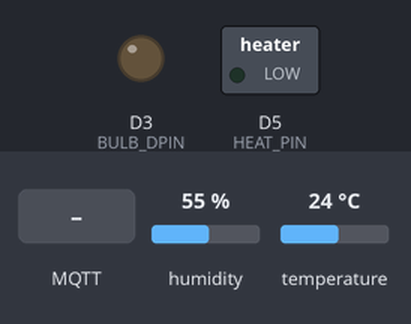
Recording of a sketch running on a simulated ESP8266 (NodeMCU). On the bench: switched loads named in the sketch (green lamp = pin HIGH), output pins drawn as LEDs (lit = HIGH). The inputs (shaded band) are chosen by the test bench; at power-on: humidity 55 %, temperature 24 °C. WiFi joins after 1.5 s; servers stay silent unless stated; no MQTT or app messages arrive unless stated; what the sketch prints to the serial monitor is not drawn.

Above: at 4.7 s.
4.8 s: MQTT message "ON" arrives on the first subscribed topic
At 5.1 s:
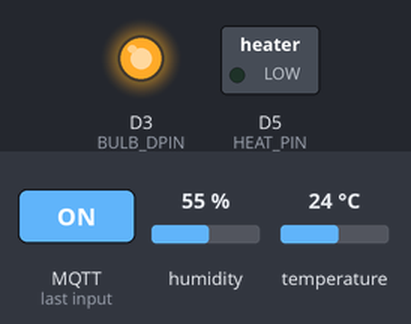
6.3 s: MQTT message "ON" arrives on the second subscribed topic
At 7.1 s:
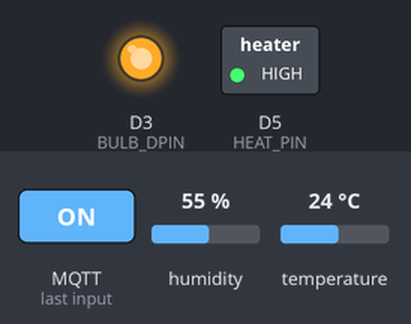
7.8 s: MQTT message "OFF" arrives on the first subscribed topic
At 8.7 s:
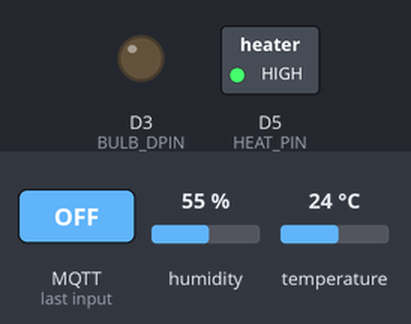
Timing chart, 0 to 10.8 s (numbered marks = the images above; inputs shaded):
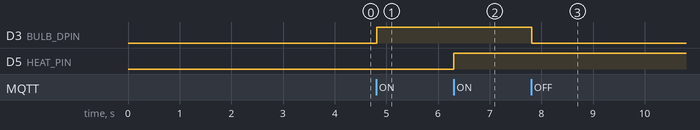

Measured:
- after the input at 4.8 s, D3 (BULB_DPIN): LOW → HIGH at once
- after the input at 6.3 s, D5 (HEAT_PIN): LOW → HIGH at once
- after the input at 7.8 s, D3 (BULB_DPIN): HIGH → LOW at once

The sketch:

dht11_relay.ino
```cpp
#include "DHT.h" // including the library of DHT11 temperature and humidity sensor
#include <ArduinoJson.h>
#include <ESP8266WiFi.h>  // Esp8266/NodeMCU Library
#include <PubSubClient.h> // MQTT Library

#define DHTTYPE DHT11 // DHT 11
#define DHT_DPIN D1
#define BULB_DPIN D3
#define HEAT_PIN D5
#define PUBLISH_TIME_PERIOD 5000

// Update these with values suitable for your network.

const char *ssid = "YOUR_SSID";
const char *password = "YOUR_PASSWORD";
const char *mqtt_server = "192.168.1.69";

const char *topicTemperHumid =
    "livingroom/lr-NodeMCU/Temperature-Humidity/dht11";
const char *topicLightBulb = "livingroom/lr-NodeMCU/Lightbulb/relay-lb-1";
const char *topicLightBulbState =
    "livingroom/lr-NodeMCU/Lightbulb-state/relay-lb-1";

const char *topicHeat = "livingroom/lr-NodeMCU/Heat/relay-ht-1";
const char *topicHeatState = "livingroom/lr-NodeMCU/Heat-state/relay-ht-1";

const char *clientID =
    "lr-NodeMCU"; // The client id identifies the NodeMCU device.

const char *willTopic = "livingroom/lr-NodeMCU/device"; // Topic Status
const char *willMessage = "offline";                    // 0 - Disconnecetd
char buffer[256];

int willQoS = 0;
boolean willRetain = true;
int counter = 0; // Used to reconnect to MQTT server

WiFiClient wifiClient;
PubSubClient client(wifiClient); // 1883 is the listener port for the Broker

DHT dht(DHT_DPIN, DHTTYPE);

void reconnect() {
  while (!client.connected()) {
    Serial.print("Attempting MQTT connection...");
    if (client.connect(clientID, "", "", willTopic, willQoS, willRetain,
                       willMessage, true)) {
      client.publish(willTopic, buffer, true);
      client.subscribe(topicLightBulb);
      client.subscribe(topicHeat);
      Serial.println("Connected to MQTT Broker!");
      counter = 0;
    } else {
      Serial.println(
          "Connection to MQTT Broker failed. Trying again in 2 seconds");
      Serial.print("failed, rc=");
      Serial.print(client.state());
      ++counter;
      if (counter > 180)
        ESP.reset();
      delay(2000);
    }
  }
}

void publishRelayState() {
  char *message;

  if (digitalRead(BULB_DPIN) == HIGH) {
    client.publish(topicLightBulbState, "ON");
    Serial.println("Lightbulb is ON");

  } else {
    client.publish(topicLightBulbState, "OFF");
    Serial.println("Lightbulb is OFF");
  }

  if (digitalRead(HEAT_PIN) == HIGH) {
    client.publish(topicHeatState, "ON");
    Serial.println("Heat is ON");

  } else {
    client.publish(topicHeatState, "OFF");
    Serial.println("Heat is OFF");
  }
}

void relayHandler(char *command, char *topic) {
  if (strcmp(topic, topicHeat) == 0) {
    if (strcmp(command, "ON") == 0) {
      Serial.println("HEAT ON");
      digitalWrite(HEAT_PIN, HIGH);
    } else if (strcmp(command, "OFF") == 0) {
      Serial.println("HEAT OFF");
      digitalWrite(HEAT_PIN, LOW);
    } else {
      Serial.println("Unknown command");
    }
  } else if (strcmp(topic, topicLightBulb) == 0) {
    if (strcmp(command, "ON") == 0) {
      Serial.println("LIGHTBULB ON");
      digitalWrite(BULB_DPIN, HIGH);
    } else if (strcmp(command, "OFF") == 0) {
      Serial.println("LIGHTBULB OFF");
      digitalWrite(BULB_DPIN, LOW);
    } else {
      Serial.println("Unknown command");
    }
  } else {
    Serial.println("Unknown topic");
  }
}

void callback(char *topic, byte *payload, unsigned int length) {
  Serial.print("Message arrived [");
  Serial.print(topic);
  Serial.print("] ");
  payload[length] = '\0';
  char *cstring = (char *)payload;
  Serial.print(cstring);
  Serial.println();

  relayHandler(cstring, topic);
}

void setup_wifi() {
  delay(10);
  // We start by connecting to a WiFi network
  Serial.println();
  Serial.print("Connecting to ");
  Serial.println(ssid);

  WiFi.mode(WIFI_STA);
  WiFi.begin(ssid, password);

  while (WiFi.status() != WL_CONNECTED) {
    delay(500);
    Serial.print(".");
  }

  randomSeed(micros());

  Serial.println("");
  Serial.println("WiFi connected");
  Serial.println("IP address: ");
  Serial.println(WiFi.localIP());
}

void setup(void) {
  pinMode(BULB_DPIN, OUTPUT);
  pinMode(HEAT_PIN, OUTPUT);

  Serial.begin(9600);

  setup_wifi();

  client.setServer(mqtt_server, 1883);
  client.setCallback(callback);

  dht.begin();

  delay(2000); // Delay to allow first connection with MQTT Broker

  StaticJsonDocument<256> doc;
  JsonArray sensors = doc.createNestedArray("sensors");
  JsonObject tempHumSensor = sensors.createNestedObject();
  tempHumSensor["type"] = "Temperature-Humidity";
  tempHumSensor["name"] = "dht11";

  JsonObject lightBulbSensor = sensors.createNestedObject();
  lightBulbSensor["type"] = "Lightbulb";
  lightBulbSensor["name"] = "relay-lb-1";

  JsonObject heatSensor = sensors.createNestedObject();
  heatSensor["type"] = "Heat";
  heatSensor["name"] = "relay-ht-1";

  serializeJson(doc, buffer);

  if (client.connect(clientID, "", "", willTopic, willQoS, willRetain,
                     willMessage, true)) {
    // Connecting to MQTT Broker
    client.publish(willTopic, buffer, true);
    client.subscribe(topicLightBulb);
    client.subscribe(topicHeat);
    Serial.print(clientID);
    Serial.println(" connected to MQTT Broker!");
  } else {
    Serial.print(clientID);
    Serial.println(" connection to MQTT Broker failed...");
  }
}

unsigned long lastMsg = 0;

void loop() {
  if (!client.connected()) {
    reconnect();
  }
  client.loop();

  unsigned long now = millis();
  if (now - lastMsg > PUBLISH_TIME_PERIOD) {
    lastMsg = now;

    float h = dht.readHumidity();
    float t = dht.readTemperature();

    char temp[16];
    dtostrf(t, 3, 2, temp); // To convert float into char

    char humi[16];
    dtostrf(h, 3, 2, humi); // To convert float into char

    char temperHumid[32];
    strcpy(temperHumid, temp);
    strcat(temperHumid, "-");
    strcat(temperHumid, humi);
    client.publish(topicTemperHumid,
                   temperHumid); // Publishing temperature

    if (isnan(temp[16]) || isnan(humi[16])) { // Check if there DHT is working
      Serial.println("Failed to read from DHT sensor!");
      return;
    }

    Serial.print("Current humidity = ");
    Serial.print(h);
    Serial.print("%  ");
    Serial.print("temperature = ");
    Serial.print(t);
    Serial.println("C  ");

    // publish relay state
    publishRelayState();
  }
}
```
